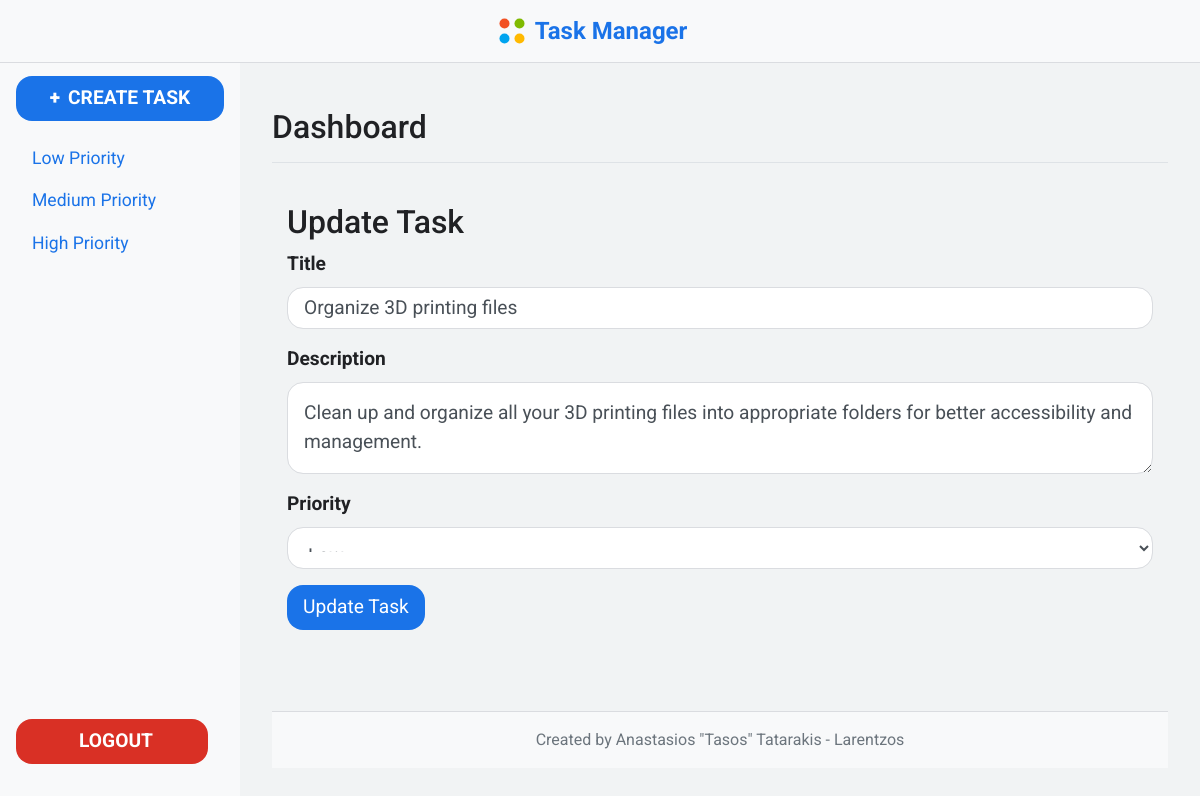
Screenshot of /update_task/1 (signed in) with the database file from the repository.
### models/task.py (models this page shows, shortened)
class Task(db.Model):
    id = db.Column(db.Integer, primary_key=True)
    title = db.Column(db.String(100), nullable=False)
    description = db.Column(db.Text, nullable=False)
    priority = db.Column(db.String(10), nullable=False)
    user_id = db.Column(db.Integer, db.ForeignKey('user.id'), nullable=False)
    completed = db.Column(db.Boolean, default=False, nullable=False)
    owner = db.relationship('User', backref=db.backref('tasks', lazy=True))

### routes/task_routes.py (the view)
@task_routes.route('/update_task/<int:task_id>', methods=['GET', 'POST'])
@login_required
def update_task(task_id):
    task = Task.query.get_or_404(task_id)
    if task.owner != current_user:
        return redirect(url_for('task.tasks'))
    form = TaskForm()
    if form.validate_on_submit():
        task.title = form.title.data
        task.description = form.description.data
        task.priority = form.priority.data
        db.session.commit()
        flash('Task updated!', 'success')
        return redirect(url_for('task.tasks'))
    elif request.method == 'GET':
        form.title.data = task.title
        form.description.data = task.description
        form.priority.data = task.priority
    return render_template('update_task.html', form=form)

### forms/task_forms.py
class TaskForm(FlaskForm):
    title = StringField('Title', validators=[DataRequired()])
    description = TextAreaField('Description')
    priority = SelectField('Priority', choices=[('Low', 'Low'), ('Normal', 'Normal'), ('High', 'High')], validators=[DataRequired()])
    submit = SubmitField('Create Task')

### app.py (called while the page is built)
@login_manager.user_loader
def load_user(user_id):
    return User.query.get(int(user_id))

### templates/update_task.html (shortened to what this page needs)
{% extends "base.html" %} {% block content %}
<div class="container mt-4">
  <h2>Update Task</h2>
  <form method="POST">
    <div class="form-group">
      {{ form.title.label(class="form-label") }} {{
      form.title(class="form-control") }}
    </div>
    <div class="form-group">
      {{ form.description.label(class="form-label") }} {{
      form.description(class="form-control") }}
    </div>
    <div class="form-group">
      {{ form.priority.label(class="form-label") }} {{
      form.priority(class="form-control") }}
    </div>
    <button type="submit" class="btn btn-primary">Update Task</button>
  </form>
</div>
{% endblock %}

### static/CSS/base.css (style rules this page uses)
body { background-color: #f1f3f4; font-family: "Roboto", sans-serif; color: #202124; margin: 0; padding: 0; display: flex; flex-direction: column; min-height: 100vh; }

### static/CSS/main_content.css (style rules this page uses)
body { background-color: #f1f3f4; font-family: "Roboto", sans-serif; color: #202124; margin: 0; padding: 0; display: flex; flex-direction: column; min-height: 100vh; }
.form-label { font-size: 1.2rem; font-weight: bold; }
.form-control { font-size: 1.2rem; padding: 1rem; border-radius: 1rem; border: 1px solid #dadce0; }
.btn { font-size: 1.2rem; padding: 0.5rem 1rem; border-radius: 1rem; transition: background-color 0.3s ease; }
.btn-primary { background-color: #1a73e8; border: none; }

### rows the page displays
Task: title "Organize 3D printing files", description "Clean up and organize all your 3D printing files into appropriate folders for better accessibility and management.", priority "Low"
